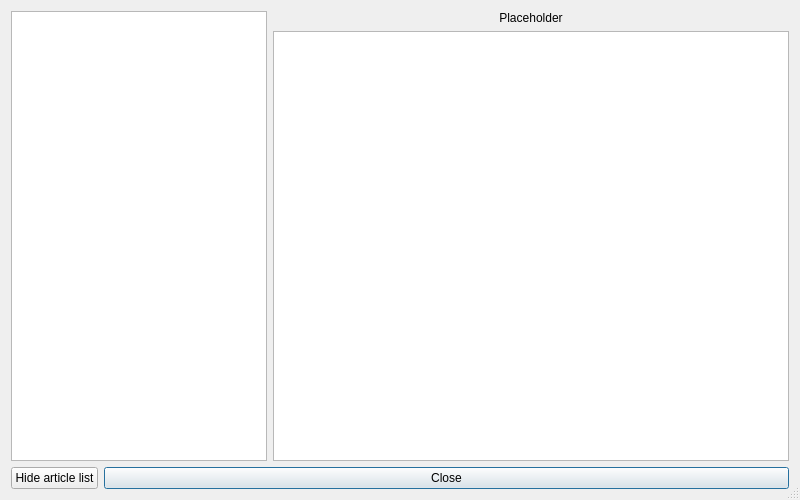
<?xml version="1.0" encoding="UTF-8"?>
<ui version="4.0">
 <class>NewsDialog</class>
 <widget class="QDialog" name="NewsDialog">
  <property name="geometry">
   <rect>
    <x>0</x>
    <y>0</y>
    <width>800</width>
    <height>500</height>
   </rect>
  </property>
  <property name="windowTitle">
   <string>News</string>
  </property>
  <property name="sizeGripEnabled">
   <bool>true</bool>
  </property>
  <layout class="QVBoxLayout" name="verticalLayout">
   <item>
    <layout class="QHBoxLayout" name="horizontalLayout">
     <item>
      <layout class="QVBoxLayout" name="leftVerticalLayout">
       <item>
        <widget class="QListWidget" name="articleListWidget">
         <property name="sizePolicy">
          <sizepolicy hsizetype="Minimum" vsizetype="Expanding">
           <horstretch>0</horstretch>
           <verstretch>0</verstretch>
          </sizepolicy>
         </property>
        </widget>
       </item>
      </layout>
     </item>
     <item>
      <layout class="QVBoxLayout" name="rightVerticalLayout">
       <item>
        <widget class="QLabel" name="articleTitleLabel">
         <property name="text">
          <string notr="true">Placeholder</string>
         </property>
         <property name="alignment">
          <set>Qt::AlignCenter</set>
         </property>
         <property name="openExternalLinks">
          <bool>true</bool>
         </property>
        </widget>
       </item>
       <item>
        <widget class="QTextBrowser" name="currentArticleContentBrowser">
         <property name="textInteractionFlags">
          <set>Qt::LinksAccessibleByKeyboard|Qt::LinksAccessibleByMouse|Qt::TextBrowserInteraction|Qt::TextSelectableByKeyboard|Qt::TextSelectableByMouse</set>
         </property>
         <property name="openExternalLinks">
          <bool>true</bool>
         </property>
         <property name="openLinks">
          <bool>true</bool>
         </property>
        </widget>
       </item>
      </layout>
     </item>
    </layout>
   </item>
   <item>
    <layout class="QGridLayout" name="gridLayout">
     <item row="0" column="1">
      <widget class="QPushButton" name="closeButton">
       <property name="sizePolicy">
        <sizepolicy hsizetype="Expanding" vsizetype="Fixed">
         <horstretch>10</horstretch>
         <verstretch>0</verstretch>
        </sizepolicy>
       </property>
       <property name="text">
        <string>Close</string>
       </property>
      </widget>
     </item>
     <item row="0" column="0">
      <widget class="QPushButton" name="toggleListButton">
       <property name="text">
        <string>Hide article list</string>
       </property>
      </widget>
     </item>
    </layout>
   </item>
  </layout>
 </widget>
 <resources/>
 <connections>
  <connection>
   <sender>closeButton</sender>
   <signal>clicked()</signal>
   <receiver>NewsDialog</receiver>
   <slot>accept()</slot>
   <hints>
    <hint type="sourcelabel">
     <x>199</x>
     <y>277</y>
    </hint>
    <hint type="destinationlabel">
     <x>199</x>
     <y>149</y>
    </hint>
   </hints>
  </connection>
 </connections>
</ui>
